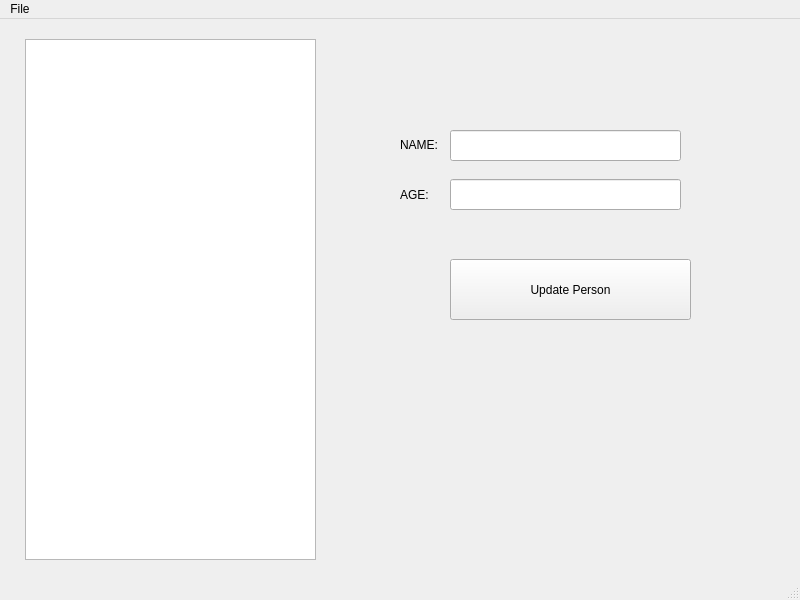
<?xml version="1.0" encoding="UTF-8"?>
<ui version="4.0">
 <class>MainWindow</class>
 <widget class="QMainWindow" name="MainWindow">
  <property name="geometry">
   <rect>
    <x>0</x>
    <y>0</y>
    <width>800</width>
    <height>600</height>
   </rect>
  </property>
  <property name="windowTitle">
   <string>MainWindow</string>
  </property>
  <widget class="QWidget" name="centralwidget">
   <widget class="QListWidget" name="listWidgetFileList">
    <property name="geometry">
     <rect>
      <x>25</x>
      <y>20</y>
      <width>291</width>
      <height>521</height>
     </rect>
    </property>
   </widget>
   <widget class="QPushButton" name="UpdatePersonButton">
    <property name="geometry">
     <rect>
      <x>450</x>
      <y>240</y>
      <width>241</width>
      <height>61</height>
     </rect>
    </property>
    <property name="text">
     <string>Update Person</string>
    </property>
   </widget>
   <widget class="QLineEdit" name="NameField">
    <property name="geometry">
     <rect>
      <x>450</x>
      <y>111</y>
      <width>231</width>
      <height>31</height>
     </rect>
    </property>
   </widget>
   <widget class="QLineEdit" name="AgeField">
    <property name="geometry">
     <rect>
      <x>450</x>
      <y>160</y>
      <width>231</width>
      <height>31</height>
     </rect>
    </property>
   </widget>
   <widget class="QLabel" name="NameLabel">
    <property name="geometry">
     <rect>
      <x>400</x>
      <y>110</y>
      <width>41</width>
      <height>31</height>
     </rect>
    </property>
    <property name="text">
     <string>NAME:</string>
    </property>
   </widget>
   <widget class="QLabel" name="AgeLabel">
    <property name="geometry">
     <rect>
      <x>400</x>
      <y>160</y>
      <width>41</width>
      <height>31</height>
     </rect>
    </property>
    <property name="text">
     <string>AGE:</string>
    </property>
   </widget>
  </widget>
  <widget class="QMenuBar" name="menubar">
   <property name="geometry">
    <rect>
     <x>0</x>
     <y>0</y>
     <width>800</width>
     <height>26</height>
    </rect>
   </property>
   <widget class="QMenu" name="menuFile">
    <property name="title">
     <string>File</string>
    </property>
    <addaction name="actionLoad_People"/>
    <addaction name="actionSave_to_File"/>
   </widget>
   <addaction name="menuFile"/>
  </widget>
  <widget class="QStatusBar" name="statusbar"/>
  <action name="actionLoad_People">
   <property name="text">
    <string>Load People</string>
   </property>
  </action>
  <action name="actionSave_to_File">
   <property name="text">
    <string>Save to File</string>
   </property>
  </action>
 </widget>
 <resources/>
 <connections/>
</ui>
